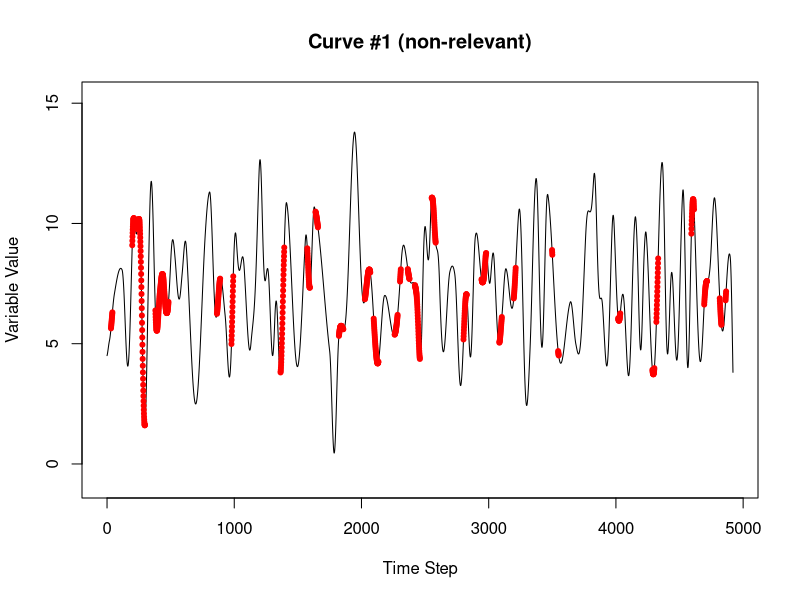
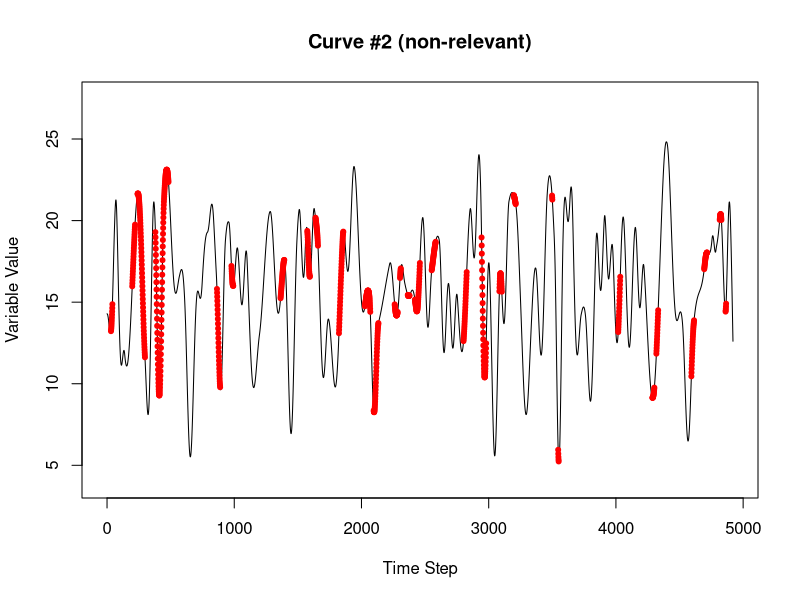
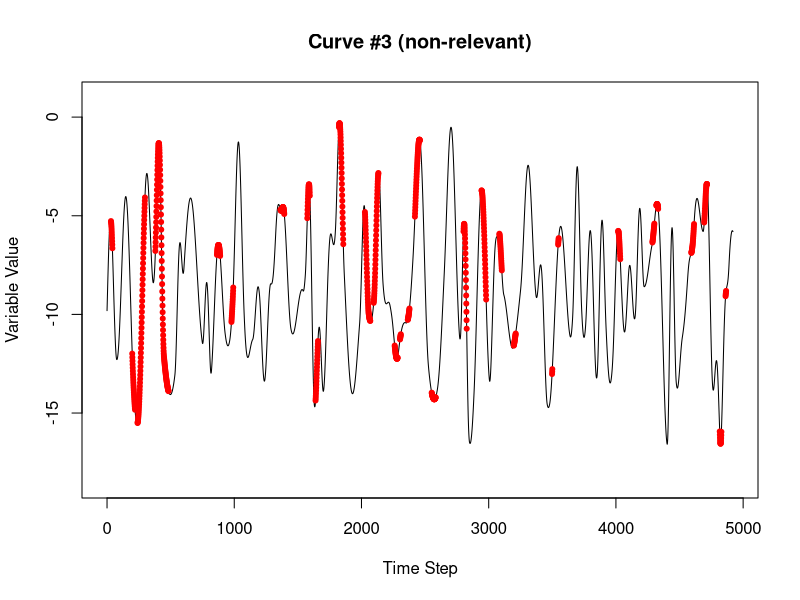
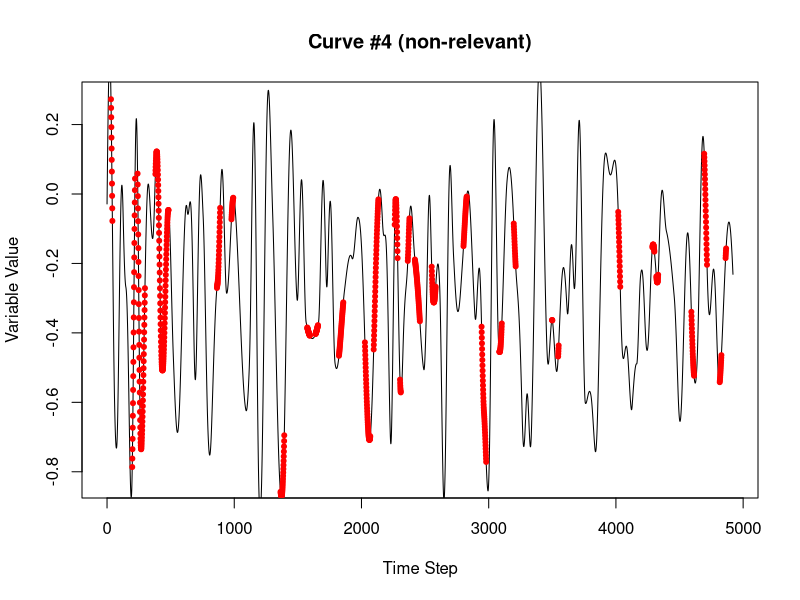
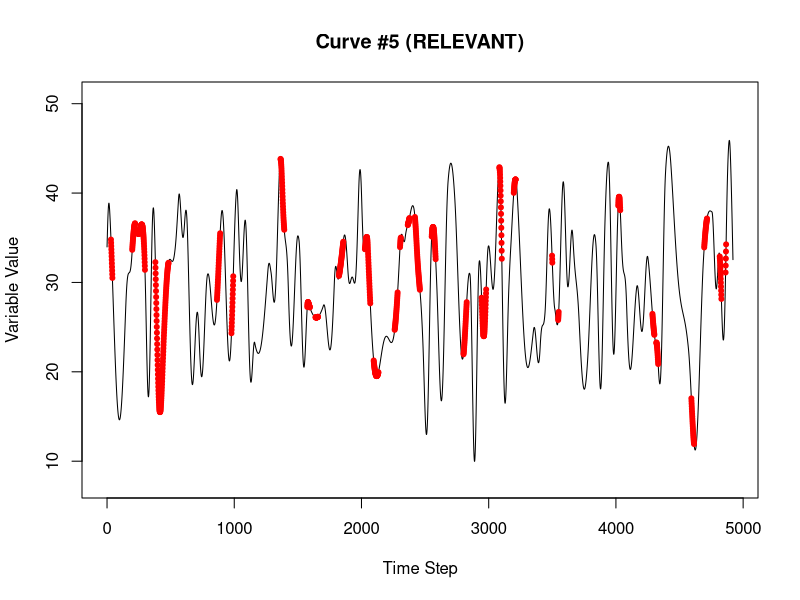
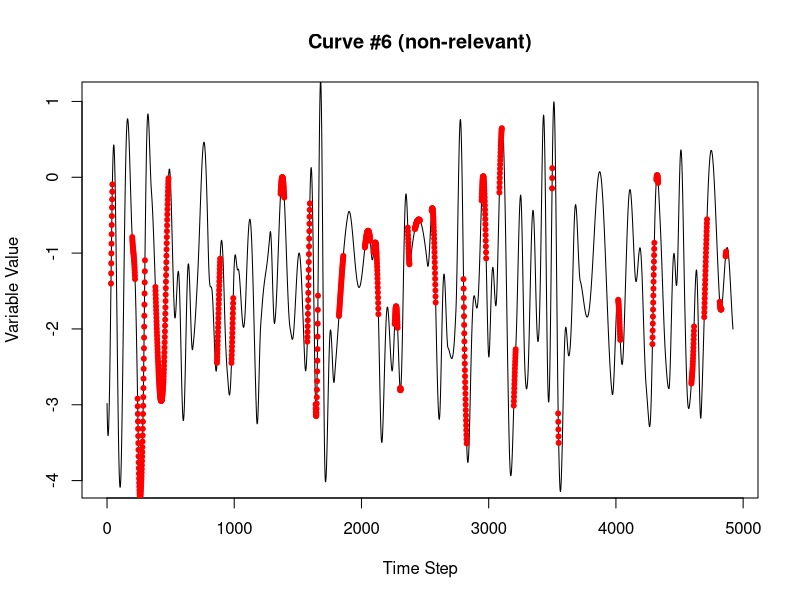
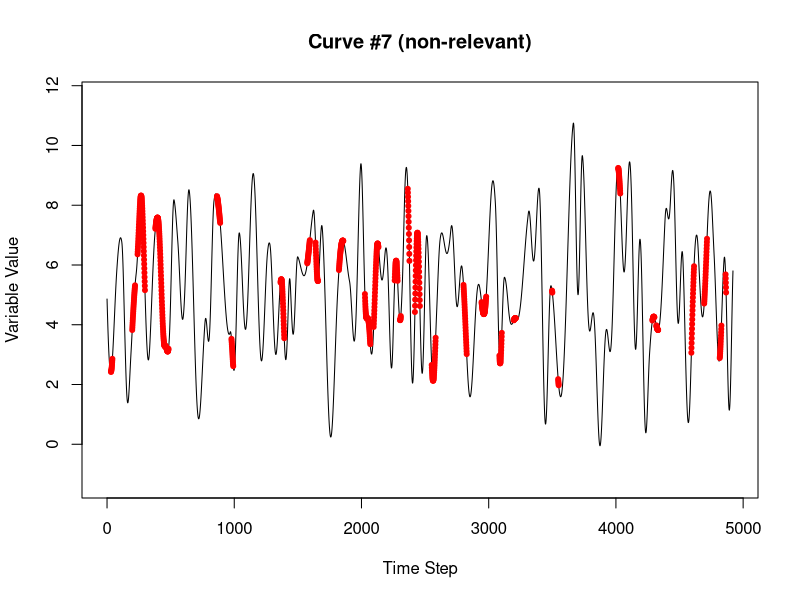
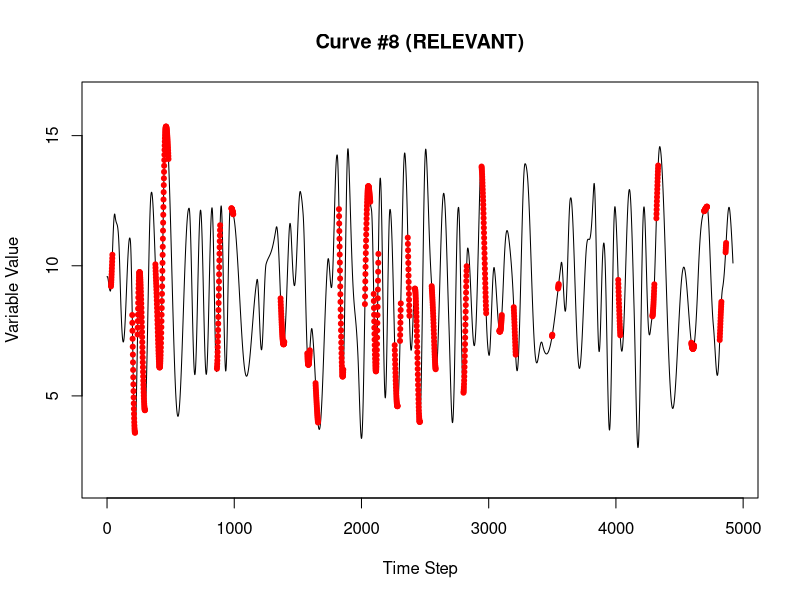

Source code (R) for these figures, in order:
library(dplyr)

# Executing this script will result in three data sets of interest:
# 1. dset       = the consolidated data set
# 2. dset_train = the training split of the consolidated data set
# 3. dset_test  = the test split of the consolidated data set
#
# NOTE: if it is desired to inspect the intermediate variables, comment out the
# last block, which removes all of the variables except the three listed above
# from the environment.


N          <- 100  # the number of RANDOM variables to generate
S          <- 40   # the number of superposed variables to generate
              # relevant variables vector (length must be smaller than "S" - not 5)
R          <- c(5, 8, 9, 10, 13, 25, 30)  
              # whether the high & above or low & below or in-between thresholds
#               area is used
AB         <- c('a', 'a', 'b', 'b', 'a', 'b', 'n')
              # each group will be elements of an "or" clause, whereas each
#               element within the group will be considered an "and" clause
#               (the groups must be sequentially numbered from one)
gp         <- c(1, 1, 1, 1, 1, 1, 1)
n          <- 40   # setting the number of cycles to generate
H          <- 10   # number of historical time steps to use for prediction
rseed      <- 1234 # the random seed for repeatability
train_fr   <- 0.7  # the fraction of the dataset used for the training portion of the data
disp       <- c(0, 0, 0, 0, 10, 0, 0, 10, 1, 0, 0, 0, 2, 0, 0, 0, 0, 0, 0, 0,
                0, 0, 0, 0, 3, 0, 0, 0,  0, 7, 0, 0, 0, 0, 0, 0, 0, 0, 0, 0) 
thresh_a   <- .3   # threshold above which the result contributes to a TRUE
#                    example for 'a' curves
thresh_b   <- .65   # threshold below which the result contributes to a TRUE
#                    example for 'b' curves
                   # (as a fraction of the max)
                   # NOTE:  For the narrow range 'n', results that lie within
#                           the boundaries defined by 'a' and 'b' will
#                           contribute to a TRUE example.

# setting the seed
set.seed(rseed)

# generating a set of sinusoidal signals that vary randomly by frequency with ~n cycles
# to mimic real-world phenomena driven by unseen inputs that tend to generate values
# as a continuous function
SIG_SIN_RND <- lapply(1:N, FUN = function(x) {
  unlist(lapply(1:n, FUN = function(x) { sin(seq(90, 449, sample(5, 1))/(180/pi)) })) })
# clipping a random number of elements to ensure that the phase is random as well
nmin <- n*360+1
SIG_SIN_RND <- lapply(SIG_SIN_RND, function(x) { 
  r    <-  x[sample(72, 1):length(x)]
  nmin <<- ifelse(length(r) < nmin, length(r), nmin) 
  return(r)
  })
# clipping the lengths so that all data sets are equal and adding a random vertical shift
SIG_SIN_RND <- lapply(SIG_SIN_RND, function(x) { return(x[1:nmin] + sample(200,1)/100) })

# Generating a set of superposed signals that use the random sinusoidal signals as a base
# determining how many random variables to sample.  As with the real world, the variables
# that you choose to measure may have overlapping causal effects that also affect some
# of the other variables that you chose, so sampling the curves with replacement.
nfun <- N%/%S + 1
SIG_SUPPOS  <- list()
for (j in 1:S) {
  SIG_SUPPOS[[j]] <- SIG_SIN_RND[[sample(N,1)]]
  for (i in 1:nfun)
    SIG_SUPPOS[[j]] <- SIG_SUPPOS[[j]] + SIG_SIN_RND[[sample(N,1)]]
  # varying the magnitude of the result
  SIG_SUPPOS[[j]] <- (rnorm(1, sd = .05) + .02) * 100 * SIG_SUPPOS[[j]] 
  }

# setting time displacements in which each "event" occurs after the threshold is breached
# in the real world an even may not occur immediately after a condition is met, there may
# be a reaction time between meeting a condition and event commencement.  Possible Examples:
# 1) Price response for a shortage of production for a specific product. There is a certain
#    amount of inventory space for the product so vendors likely will not raise their prices
#    before they need to re-order.
# 2) Price response for shortage in production of a specific product precursor, that is, an
#    element of a product that that is required for product assembly, but which may have
#    substitutes available.  This means that multiple thresholds will need to be breached
#    in order to trigger a corresponding event.  And there may be a time displacement
#    associated with each threshold if a shortage in the preferred item causes cascading
#    shortages in the substitute items.
# 3) A safety incident that depends on several dangerous conditions occurring simultaneously
#    or in sequence.  A risk precursor that is measurable (say aggregate training levels)
#    may beget other conditions that take some time to materialize, thus creating a danger
#    signal if a certain sequence of measurable precursors occurs.
#

# constructing a version of the curves that is shifted forward according to the
# displacements vector so that the original time sequence can remain untouched
SS <- SIG_SUPPOS
for (r in R) 
  if (disp[r] > 0)
    SS[[r]] <- c(rep(0, disp[r]), SS[[r]][1:(length(SS[[r]])-disp[r])])

# superposing the relevant variables
posg = list() # the gth element of the "or" clause
# keeping track of the limits for comparison purposes later
limits <- list()
for (i in 1:length(R)) {
  g <- gp[i]
  if (length(posg) < g) {
    # initializing the vector elements if the posg list element does not yet
    # have data in it 
    posg[[g]] <- rep(TRUE, length(SS[[1]]))
    }
  r  <- R[i]
  if      (AB[i] == 'a') {
    posg[[g]] <- posg[[g]] &
      (SS[[r]] > (thresh_a*(max(SS[[r]]) - min(SS[[r]])) + min(SS[[r]])))
    limits[[i]] <-
      c((thresh_a*(max(SS[[r]]) - min(SS[[r]])) + min(SS[[r]])), max(SS[[r]]))
  }
  else if (AB[i] == 'b') {
    posg[[g]] <- posg[[g]] &
      (SS[[r]] < (thresh_b*(max(SS[[r]]) - min(SS[[r]])) + min(SS[[r]])))
    limits[[i]] <-
      c(min(SS[[r]]), (thresh_b*(max(SS[[r]]) - min(SS[[r]])) + min(SS[[r]])))
  }
  else if (AB[i] == 'n') {
    posg[[g]] <- posg[[g]] &
      (SS[[r]] < (thresh_b*(max(SS[[r]]) - min(SS[[r]])) + min(SS[[r]]))) &
      (SS[[r]] > (thresh_a*(max(SS[[r]]) - min(SS[[r]])) + min(SS[[r]])))
    limits[[i]] <- c((thresh_a*(max(SS[[r]]) - min(SS[[r]])) + min(SS[[r]])),
                     (thresh_b*(max(SS[[r]]) - min(SS[[r]])) + min(SS[[r]])))
  }
}
lnames <- paste0(paste0("V",R,"TM"),disp[R])
names(limits) <- lnames

# combine all of the 'and' clauses together with the 'or' clause
pos <- rep(FALSE, length(SS[[1]]))
# keeping track of which groups are contributing to which outcome - each group
# uses a bit in a 32 bit integer, and all of those integers are retained in a
# vector - used for testing strategies to deal with entangled data sets (those
# that have positive outcomes from multiple sources - each source is entangled
# with the others)
attrib <- rep(0, length(SS[[1]]))
for (g in 1:length(posg)) {
  pos    <- pos | posg[[g]]
  attrib <- attrib + 2 ^ ((g-1)*pos[[g]])
}

time_steps <- which(pos)

# plotting the curves
for (i in 1:S) {
  srelev <- ifelse(i %in% R, "RELEVANT", "non-relevant")
  xvals  <- 0:(length(SIG_SUPPOS[[i]]) - 1)
  plot(xvals, SIG_SUPPOS[[i]], xlab = "Time Step", ylab = "Variable Value",
       main = sprintf("Curve #%d (%s)", i, srelev), type = "l", col = "black",
       ylim = c(mean(SIG_SUPPOS[[i]]) - 0.6*(max(abs(SIG_SUPPOS[[i]])) -
                                               min(abs(SIG_SUPPOS[[i]]))), 
                mean(SIG_SUPPOS[[i]]) + 0.6*(max(abs(SIG_SUPPOS[[i]])) -
                                               min(abs(SIG_SUPPOS[[i]])))))

  points(xvals[time_steps], SIG_SUPPOS[[i]][time_steps], col = "red", pch = 20)
}


# assembling the positive examples for each variable
# getting the indices of the positive examples
pos_indices  <- (1:nmin)[time_steps]
pos_indices  <- pos_indices[pos_indices > H]
# getting H number of historical time steps prior to the positive event
for (i in 1:S) {
  pos_hist     <- t(sapply(pos_indices, FUN = function(x)
    { return(SIG_SUPPOS[[i]][(x-H):x]) }))
  colnames(pos_hist) <- paste0("V",as.character(i),"TM", as.character(H:0))
  if (i == 1) pos_examples <- pos_hist
  if (i >  1) pos_examples <- cbind(pos_examples, pos_hist)
}
pos_examples <- data.frame(pos_examples)
pos_examples$INDC <- TRUE
pos_examples$X    <- pos_indices

# assembling the negative examples for each variable
# getting the indices of the negative examples
neg_indices  <- (1:nmin)[-time_steps]
# eliminating any that have H or less historical time steps preceding them
neg_indices  <- neg_indices[neg_indices > H]
# getting H number of historical time steps prior to the positive event
for (i in 1:S) {
  neg_hist     <- t(sapply(neg_indices, FUN = function(x)
    { return(SIG_SUPPOS[[i]][(x-H):x]) }))
  colnames(neg_hist) <- paste0("V",as.character(i),"TM", as.character(H:0))
  if (i == 1) neg_examples <- neg_hist
  if (i >  1) neg_examples <- cbind(neg_examples, neg_hist)
}

neg_examples <- data.frame(neg_examples)
neg_examples$INDC <- FALSE
neg_examples$X    <- neg_indices

dset   <- rbind(pos_examples, neg_examples)
dset   <- arrange(dset, X)

# removing case 5 data
cnames <- colnames(dset)
cnames <- cnames[-grep("^V5TM",cnames)]
cnames <- cnames[-grep("^V10TM",cnames)]
dset   <- dset[,cnames]


curve_data <- list(relev = R, thresh_a = thresh_a, thresh_b = thresh_b,
                   disp = disp, SIG_SIN_RND = SIG_SIN_RND,
                   SIG_SUPPOS = SIG_SUPPOS, time_steps = time_steps,
                   dset = dset)

dset_train <- dset[sample(dim(dset)[1], train_fr*dim(dset)[1]),]
dset_test  <- dset[!(dset$X %in% dset_train$X),]

limlist    <- list()
for (i in 0:H) limlist[[i+1]] <- c(0,0)
all_limits <- list()
for (i in 1:S) {
  all_limits[[i]] <- limlist
  names(all_limits[[i]]) <- paste0(paste0("V",i,"TM"),0:H)

  if (i==5) next  
  if (i==10) next  
  prefix <- paste0("V",i,"TM")
  for (j in 0:H)
    all_limits[[i]][[j+1]] <- c(min(dset_train[,paste0(prefix,j)][dset_train$INDC]),
                                max(dset_train[,paste0(prefix,j)][dset_train$INDC]))
  
  in_this_list <- names(limits)[names(limits) %in% names(all_limits[[i]])]
  if (length(in_this_list) > 0) {
    all_limits[[i]][in_this_list] <- limits[in_this_list]
  }
}
names(all_limits) <- paste0("V",c(1:4,6:9,11:S),"TM")

# CLEAN-UP
# (if you wish to inspect the intermediate variables, comment out this block)

rm(list=c("all_limits", "curve_data", "limits", "limlist", "neg_examples",
          "neg_hist", "pos_examples", "pos_hist", "posg", "SIG_SIN_RND",
          "SIG_SUPPOS", "SS", "AB", "attrib", "disp", "g", "gp", "H", "i",
          "in_this_list", "j", "lnames", "n", "N", "neg_indices", "nfun",
          "nmin", "pos", "pos_indices", "prefix", "r", "R", "rseed", "S",
          "srelev", "thresh_a", "thresh_b", "time_steps", "train_fr", "xvals"))


